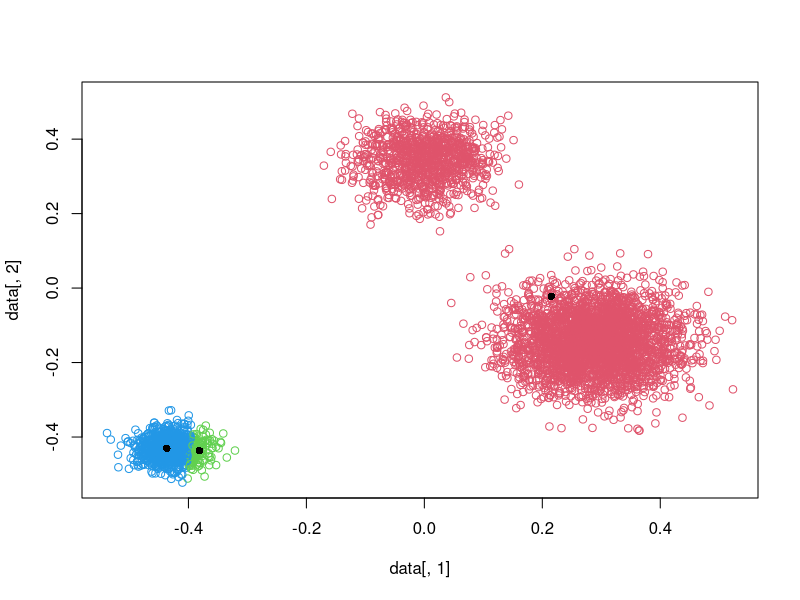
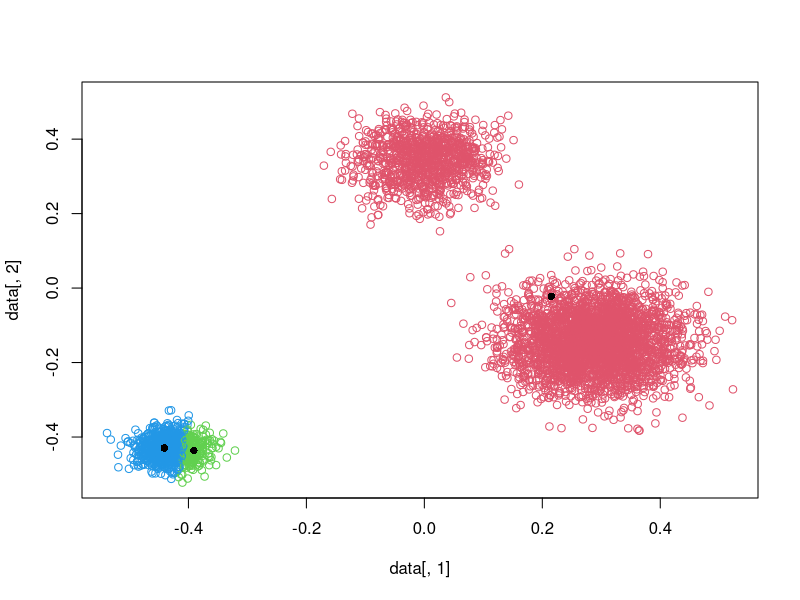
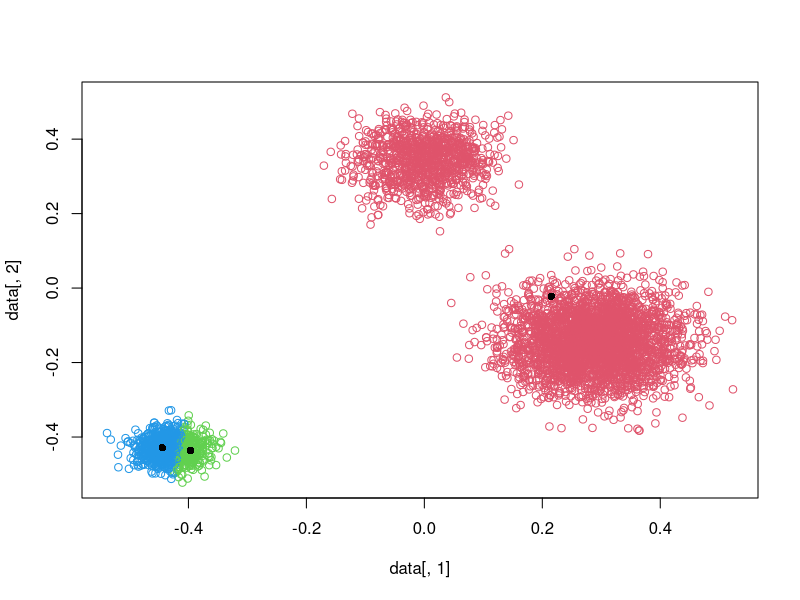
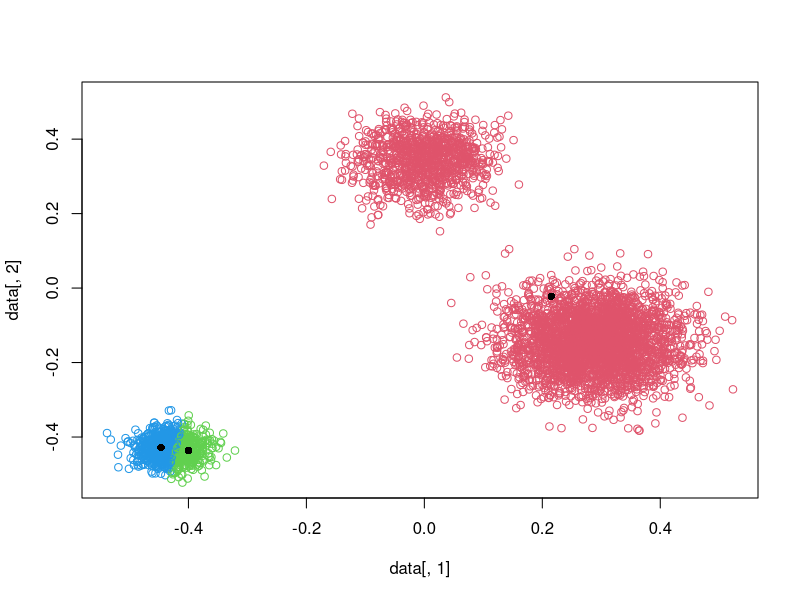
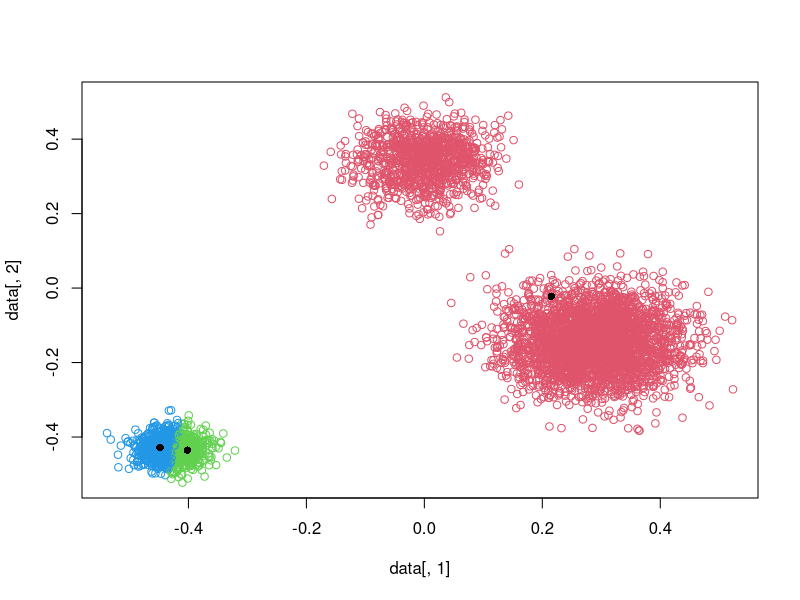
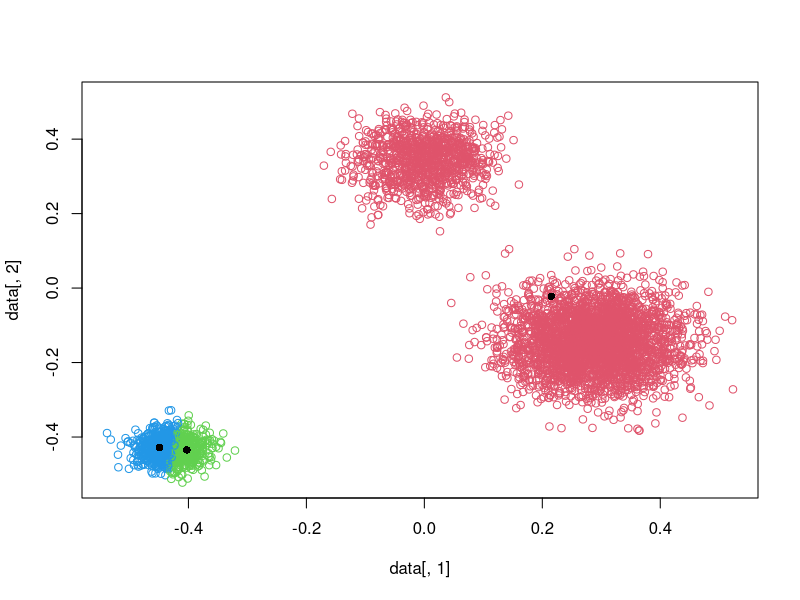
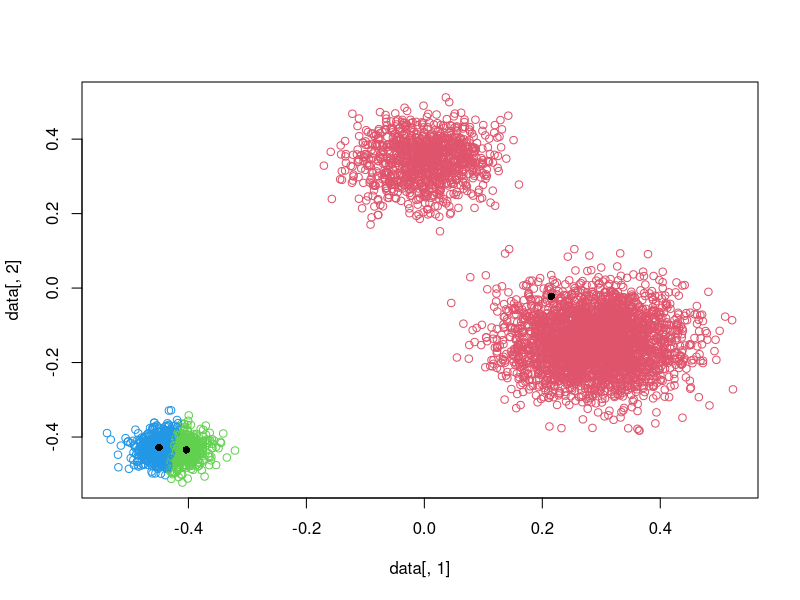
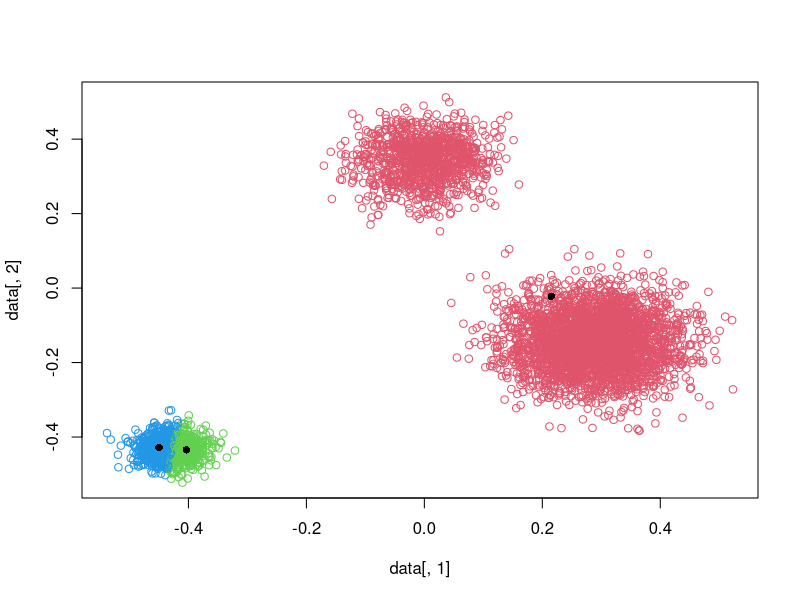

Source code (R) for these figures, in order:
############################################################################
#######           Laplace  Function - not to be used in this code   ########
#Prepared it for the noise injection - privacy preserved version of K-Means#
############################################################################
rlaplace = function(n,mu,sigma){
  U = runif(n,0,1)
  sign = ifelse(rbinom(n,1,.5)>.5,1,-1)     
  y = mu + sign*sigma/sqrt(2)*log(1-U)  
  y
}
epsilon = 10/6
lap <- rlaplace(1,0,((2*25)/epsilon)*((2*25)/epsilon))
#######################################################################
#############           Distance Function               ###############
#######################################################################
euclid <- function(points1, points2) {
  distanceMatrix <- matrix(NA, nrow=dim(points1)[1], ncol=dim(points2)[1])
  for(i in 1:nrow(points2)) {
    distanceMatrix[,i] <- sqrt(rowSums(t(t(points1)-points2[i,])^2))
  }
  distanceMatrix
}
#######################################################################
#################           My K-Means!               #################
#######################################################################
K_means <- function(x, centers, distFun, nItter) {
  clusterHistory <- vector(nItter, mode="list")
  centerHistory <- vector(nItter, mode="list")
  epsilon = 10/6
  lap <- rlaplace(1,0,((2*25)/epsilon)*((2*25)/epsilon))
  for(i in 1:nItter) {
    distsToCenters <- distFun(x, centers)
    clusters <- apply(distsToCenters, 1, which.min)
    centers <- apply(x, 2, tapply, clusters, mean)
    #xx = sapply(x, as.numeric)
    #cc = sapply(clusters, as.numeric)
    #sse <- apply(xx, 2, tapply, clusters, sum( (xx - mean )^2 ))
    permcenter = sapply(centers, as.numeric)
    perm_center <- matrix(permcenter, ncol=2, nrow=3)
    clusterHistory[[i]] <- clusters
    centerHistory[[i]] <- centers
    #sseHistory[[i]] <- sse
  }
  list(clusters=clusterHistory, centers=centerHistory)#, sse = sseHistory[[i]] <- sse )
}
#######################################################################
#################            Data From Dataset        #################
#######################################################################
data = as.matrix(read.csv("dataset.csv"))
test=data # A data.frame
ktest=as.matrix(test) # Turn into a matrix
centers <- ktest[sample(nrow(ktest), 3),]
res <- K_means(ktest, centers, euclid, 15)
#######################################################################
###############               PLOT to PDF             #################
#######################################################################
somePDFPath = "C:\\Users\\BRG_user\\Desktop\\MyProjects\\Privacy\\plot.pdf"
pdf(file=somePDFPath) 
lap = 0.15
for (i in seq(1,15))   
{   
  perm = as.vector(sapply(res$clusters[i], as.numeric))
  permcenter = sapply(res$centers[i], as.numeric)
  #lap_permcenter= permcenter +  lap
  perm_center <- matrix(permcenter, ncol=2, nrow=3)
  plot(data[,1], data[,2],col=perm+1)
  #perm_center[1,1] = perm_center[1,1] + lap
  #perm_center[1,2] = perm_center[1,2] + lap
  #perm_center[2,1] = perm_center[2,1] + lap
  #perm_center[2,2] = perm_center[2,2] + lap
  #perm_center[3,1] = perm_center[3,1] + lap
  #perm_center[3,2] = perm_center[3,2] + lap
  
  points(perm_center, pch=16)
} 
dev.off()
#######################################################################
#################              PLOT                   #################
#######################################################################
#perm = as.vector(sapply(res$clusters[1], as.numeric))
#plot(x, y,col=perm)
#points(res$center, pch=16)
#######################################################################
#################           Random Data               #################
#######################################################################
#y=rnorm(5,1.65)
#x=rnorm(5,1.15)
#data=cbind(x,y)
#test=data # A data.frame
#ktest=as.matrix(test) # Turn into a matrix
#centers <- ktest[sample(nrow(ktest), 3),] 
#res <- K_means(ktest, centers, euclid, 3)
